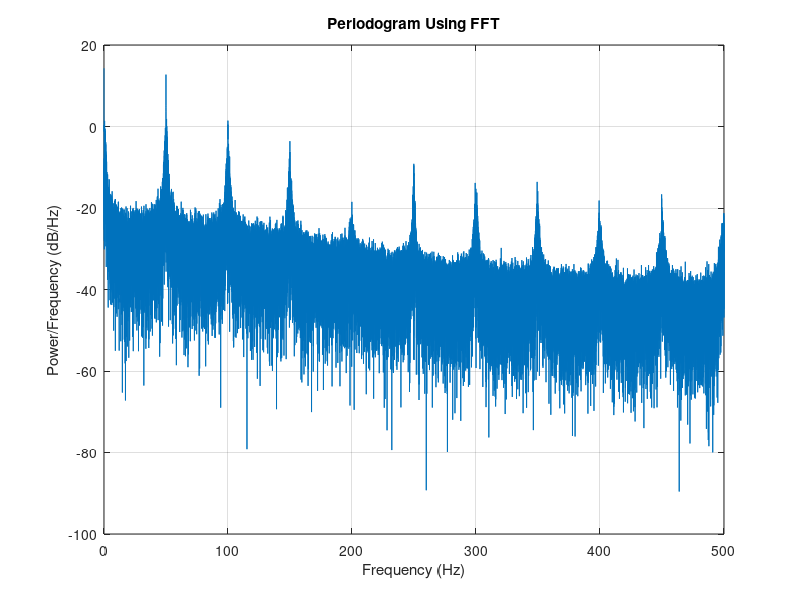

Write the MATLAB code that produced this figure.
rng default
%get data
load ('johnData');
x = data;
% sampling frequency
Fs = 1000;
N = length(x);
xdft = fft(x);
xdft = xdft(1:N/2+1);
psdx = (1/(Fs*N)) * abs(xdft).^2;
psdx(2:end-1) = 2*psdx(2:end-1);
freq = 0:Fs/length(x):Fs/2;

%Plotting the power spectral density function
plot(freq,10*log10(psdx))
grid on
title('Periodogram Using FFT')
xlabel('Frequency (Hz)')
ylabel('Power/Frequency (dB/Hz)')
clear